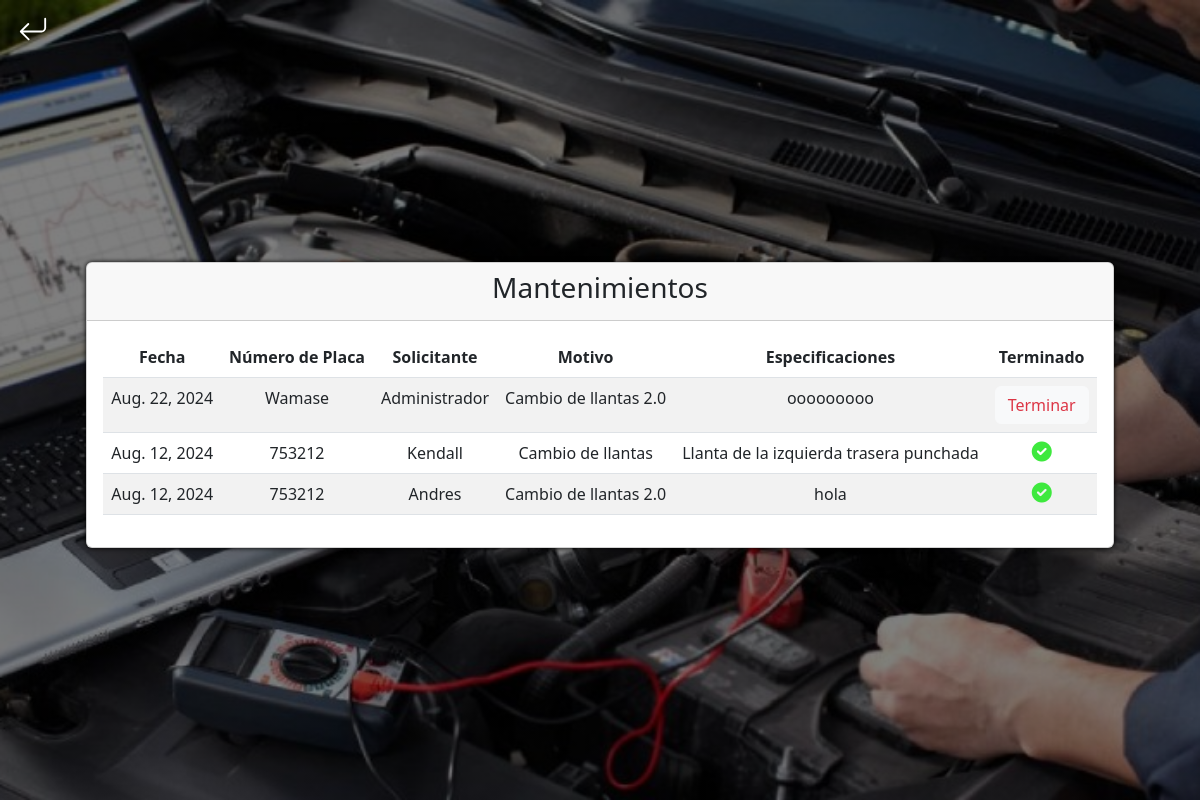
The page /maintenance_report/ (signed in) on the database its author committed.
### Maintenance/models.py (models this page shows)
class Maintenance(models.Model):
    maintenance = models.CharField(max_length=100, null=False)
    description = models.TextField(null=False)
    date = models.DateField(default=date.today())
    user = models.ForeignKey(User, on_delete=models.CASCADE)
    driver = models.ForeignKey(usersCars, on_delete=models.SET_NULL, null=True)
    completed = models.BooleanField(default=False)

### SystemLogin/models.py (models this page shows)
class usersCars(models.Model):
    user = models.CharField(max_length=255, null=False)

### Maintenance/views.py (the view)
# urls.py: path('maintenance_report/', MantenimientosPendientes.as_view(), name='Reportes_Pendientes'),
class MantenimientosPendientes(LoginRequiredMixin, View):
    login_url = '/login/'
    def get(self, request):
        users = User.objects.all()
        mantenimientos_por_usuario = {}
        for user in users:
            mantenimientos = Maintenance.objects.filter(user=user)
            mantenimientos_por_usuario[user] = mantenimientos
        return render(request, 'reportes_mante.html', {'mantenimientos_por_usuario': mantenimientos_por_usuario})

### templates/reportes_mante.html (shortened to what this page needs)
<!DOCTYPE html>
{% load static %}
{% load pwa %}
<html lang="en">
    <link rel="stylesheet" href="https://cdnjs.cloudflare.com/ajax/libs/font-awesome/6.0.0-beta3/css/all.min.css">
<head>
    <link href="{% static 'css/bootstrap.min.css' %}" rel="stylesheet">
    <link href="https://cdn.jsdelivr.net/npm/bootstrap-icons@1.7.2/font/bootstrap-icons.css" rel="stylesheet">
    <link rel="stylesheet" href="{% static 'css/styles.css' %}">
</head>
<body>
</body>
<section class="reporte_mante" style="display: flex; min-height: 100vh;">
    <section class="back">
        <div class="contenedor ms-2">
            <a href="/admin/">
            </a>
        </div>
    </section>
    <div class="d-flex justify-content-center align-items-center" style="min-height: 90vh;">
        <div class="card my-3" style="box-shadow: 0px 0px 5px black; max-width: 95%; ">
            <div class="card-header text-center">
                <h3>Mantenimientos</h3>
            </div>
            <div class="card-body">
                <div class="table-responsive">
                    <table class="table table-striped">
                        <thead>
                            <tr>
                                <th scope="col" class="text-center">Fecha</th>
                                <th scope="col" class="text-center">Número de Placa</th>
                                <th scope="col" class="text-center">Solicitante</th>
                                <th scope="col" class="text-center">Motivo</th>
                                <th scope="col" class="text-center">Especificaciones</th>
                                <th scope="col" class="text-center">Terminado</th>
                            </tr>
                        </thead>
                        <tbody>
                            {% for user, mantenimientos in mantenimientos_por_usuario.items %}
                                {% for mantenimiento in mantenimientos %}
                                    <tr>
                                        <td class="text-center">{{ mantenimiento.date }}</td>
                                        <td class="text-center">{{ user.username }}</td>
                                        {% if mantenimiento.driver.user == None %}
                                            <td class="text-center">Administrador</td>
                                        {% else %}
                                            <td class="text-center">{{ mantenimiento.driver.user }}</td>
                                        {% endif %}
                                        <td class="text-center">{{ mantenimiento.maintenance }}</td>
                                        <td class="text-center">{{ mantenimiento.description }}</td>
                                        <td class="text-center">
                                            <form action="{% url 'Mantenimiento_Completado' mantenimiento.id %}" method="post">
                                                {% if mantenimiento.completed == False %}
                                                    <button type="submit" class="btn btn-light"><span class="text-danger">Terminar</span></button>
                                                {% endif %}
                                            </form>
                                            {% if mantenimiento.completed %}
                                            <i class="fas fa-check-circle" style="color: rgb(62, 233, 62); font-size: 20px;"></i>
                                            {% endif %}
                                        </td>
                                    </tr>
                                {% endfor %}
                            {% endfor %}
                        </tbody>
                    </table>
                </div>
            </div>
        </div>
    </div>
</section>
</html>

### static/css/styles.css (style rules this page uses)
* { padding: 0; margin: 0; box-sizing: border-box; }
.reporte_mante { display: flex; flex-direction: column; height: auto; background-image: linear-gradient(rgba(0,0,0,0.5), rgba(0,0,0,0.5), rgba(0,0,0,0.5)), url('../images/mantefondo.jpg'); background-position: center; background-repeat: no-repeat; background-size: cover; color: white; }
@media only screen and (min-width:768px) { .back { display: flex; justify-content: start; align-items: start; text-align: left; } }

### rows shown on the page
Maintenance: date "Aug. 22, 2024", shows "Administrador", maintenance "Cambio de llantas 2.0", description "ooooooooo", completed "Terminar"
Maintenance: date "Aug. 12, 2024", driver.user "Kendall", maintenance "Cambio de llantas", description "Llanta de la izquierda trasera punchada", completed True (drawn)
Maintenance: date "Aug. 12, 2024", driver.user "Andres", maintenance "Cambio de llantas 2.0", description "hola", completed True (drawn)

### other values the page prints
{{ user.username }} "Wamase"
{{ user.username }} "753212"
